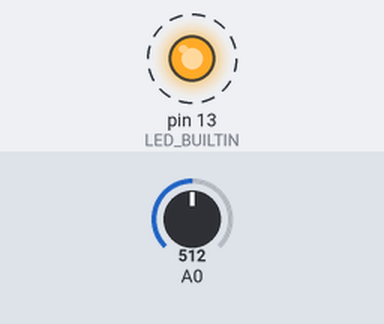
Bench run of a program on a simulated Arduino Uno, built with avr-gcc and run on an emulated ATmega328P. Shown: output pins drawn as LEDs (lit = HIGH). Dashed ring = blinking. The test bench sets the inputs (shaded band); at power-on: A0 = 512. What the program prints to the serial monitor is not drawn.

Above: at 0.2 s.
Timing chart, 0 to 3.0 s (numbered marks = the images above):
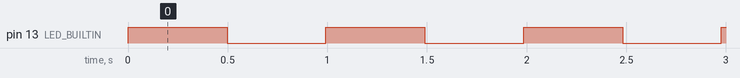

The program:

main.cpp
```cpp
#include <Arduino.h>
#include <Arduino_FreeRTOS.h>

// define two tasks for Blink & AnalogRead
void TaskBlink( void *pvParameters );
void TaskAnalogRead( void *pvParameters );

// Variablen zur Frequenzmessung
static uint32_t task_counter = 0;
static uint32_t value_sum = 0;
static TickType_t last_wake_time = 0;
static TickType_t current_time = 0;

void setup() {


  Serial.begin(9600);
  while (!Serial) {
        ; // Warten bis die serielle Verbindung bereit ist (nur relevant für native USB-Ports)
    }

  Serial.println(F("FreeRTOS Task Frequency Measurement"));

  // Now set up two tasks to run independently.
  xTaskCreate(
    TaskBlink
    ,  "Blink"   // A name just for humans
    ,  128  // This stack size can be checked & adjusted by reading the Stack Highwater
    ,  NULL
    ,  2  // Priority, with 3 (configMAX_PRIORITIES - 1) being the highest, and 0 being the lowest.
    ,  NULL );

  xTaskCreate(
    TaskAnalogRead
    ,  "AnalogRead"
    ,  128  // Stack size
    ,  NULL
    ,  1  // Priority
    ,  NULL );

  // Now the task scheduler, which takes over control of scheduling individual tasks, is automatically started.
}

void loop()
{
  // Empty. Things are done in Tasks.
}

/*--------------------------------------------------*/
/*---------------------- Tasks ---------------------*/
/*--------------------------------------------------*/

void TaskBlink(void *pvParameters)  // This is a task.
{
  (void) pvParameters;

  // initialize digital LED_BUILTIN on pin 13 as an output.
  pinMode(LED_BUILTIN, OUTPUT);

  // Initialisieren der Last Wake Time
  last_wake_time = xTaskGetTickCount();

  for (;;) // A Task shall never return or exit.
  {
    // LED umschalten
        PORTB ^= _BV(PORTB5);

        // Aktuelle Zeit holen
        current_time = xTaskGetTickCount();

        // Alle 10 Ausführungen messen wir die Frequenz
        if (task_counter % 10 == 0) {
            // Frequenz berechnen (in Hz) - ticks pro Sekunde geteilt durch vergangene Ticks
            float frequency = (10.000f * configTICK_RATE_HZ) / (current_time - last_wake_time);

            // Ausgabe über serielle Schnittstelle
            Serial.println();
            Serial.print(current_time);
            Serial.print(F("Task Blink Frequenz: "));
            Serial.print(frequency, 4);
            Serial.print(F(" Hz"));

            // Zeit zurücksetzen
            last_wake_time = current_time;
        }

    vTaskDelay(500 / portTICK_PERIOD_MS);
  }
}

void TaskAnalogRead(void *pvParameters)  // This is a task.
{
  (void) pvParameters;

  for (;;)
  {
    int sensorValue = analogRead(A0);
    value_sum += sensorValue;
    //Serial.print(value_sum);
    vTaskDelay( 100 / portTICK_PERIOD_MS );
  }
} 
```

Measured:
- by itself, pin 13 (LED_BUILTIN): alternates HIGH for 0.50 s and LOW for 0.50 s
